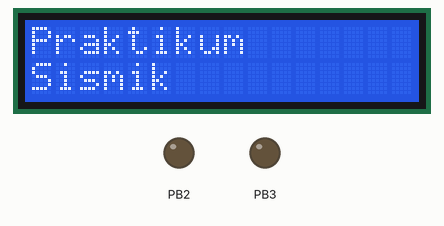
Bench run of a program on a simulated ATmega16, built with avr-gcc and emulated at 1 MHz. On the bench: 16×2 character LCD, output pins drawn as LEDs (lit = HIGH). Wiring (inferred from the names in the program): character LCD (HD44780): RS PB0; E PB1; data PB4, PB5, PB6, PB7. Pins used as bus, display or sensor lines are not drawn. At 2.1 s the program stops and its outputs stay as they are.

Above: at 0.1 s.
At 2.1 s:
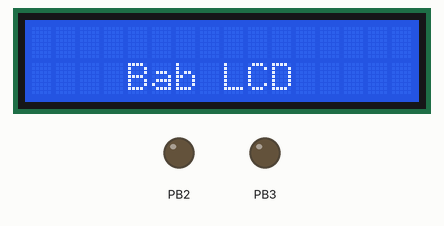

The program:

main.c
```c
#define F_CPU 1000000UL
#include <avr/io.h>
#include <util/delay.h>
#define LCD_Dir DDRB
#define LCD_Port PORTB
#define RS PB0
#define EN PB1
void LCD_Command( unsigned char cmnd )
{
	LCD_Port = (LCD_Port & 0x0F) | (cmnd & 0xF0);
	LCD_Port &= ~ (1<<RS);
	LCD_Port |= (1<<EN);
	_delay_us(1);
	LCD_Port &= ~ (1<<EN);
	_delay_us(200);
	LCD_Port = (LCD_Port & 0x0F) | (cmnd << 4);
	LCD_Port |= (1<<EN);
	_delay_us(1);
	LCD_Port &= ~ (1<<EN);
	_delay_ms(2);
}
void LCD_Char( unsigned char data )
{
	LCD_Port = (LCD_Port & 0x0F) | (data & 0xF0);
	LCD_Port |= (1<<RS);
	LCD_Port|= (1<<EN);
	_delay_us(1);
	LCD_Port &= ~ (1<<EN);
	_delay_us(200);
	LCD_Port = (LCD_Port & 0x0F) | (data << 4);
	LCD_Port |= (1<<EN);
	_delay_us(1);
	LCD_Port &= ~ (1<<EN);
	_delay_ms(2);
}
void LCD_Init (void)
{
	LCD_Dir = 0xFF;
	_delay_ms(20);
	LCD_Command(0x02);
	LCD_Command(0x28);
	LCD_Command(0x0c);
	LCD_Command(0x06);
	LCD_Command(0x01);
	_delay_ms(2);
}
void LCD_String (const char *str)
{
	int i;
	for(i=0;str[i]!=0;i++)
	{
		LCD_Char (str[i]);
	}
}
void LCD_String_xy (char row, char pos, char *str)
{
	if (row == 0 && pos<16)
	LCD_Command((pos & 0x0F)|0x80);
	else if (row == 1 && pos<16)
	LCD_Command((pos & 0x0F)|0xC0);
	LCD_String(str);
}
void LCD_Clear()
{
	LCD_Command (0x01);
	_delay_ms(2);
	LCD_Command (0x80);
}
int main()
{
	LCD_Init();
	LCD_String("Praktikum");
	LCD_Command(0xC0);
	LCD_String("Sismik");
	_delay_ms(2000);
	LCD_Clear();
	char A[8]="Bab LCD";
	LCD_String_xy(1,4,A);
	while(1);
}
```

Measured:
- what the display in image 0 shows lasts 2.0 s, from 0.1 s to 2.1 s
